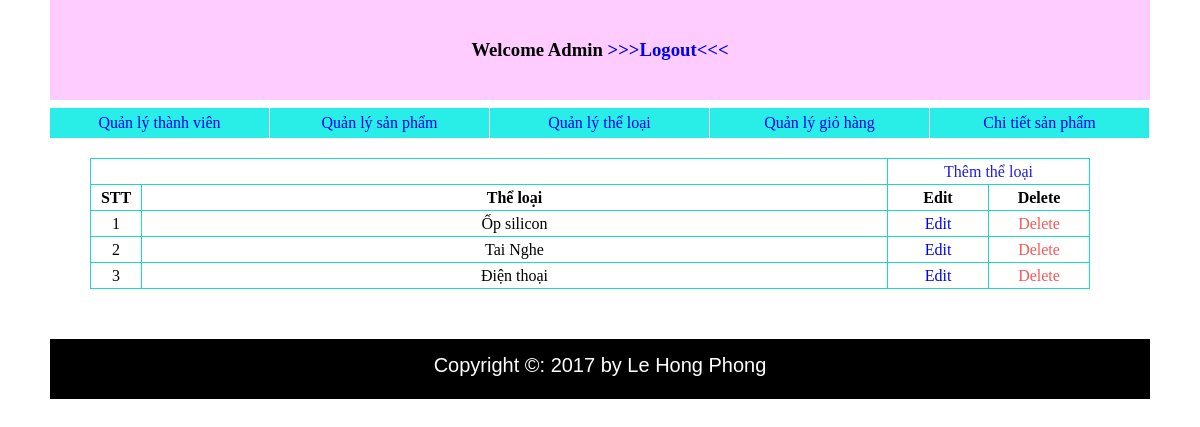
The page /Demo/admin/list_theloai.php on the database its author committed.
### tables this page shows
CREATE TABLE `category` (
  `cate_id` int(10) UNSIGNED NOT NULL,
  `cate_title` varchar(20) NOT NULL
);

### Demo/admin/list_theloai.php (the view, shortened to what this page needs)
<?php
    require("templates/header.php");
 ?>
	<div id="wrapper">
		<table>
			<tr>
				<td colspan="2"></td>
				<td colspan="2" ><a href="add_theloai.php" style="color:#211CE4">Thêm thể loại</a></td>
			</tr>
			<tr>
				<td style="width: 50px"><b>STT</b></td>
				<td><b>Thể loại  </b></td>
				<td style="width: 100px"><b>Edit</b></td>
				<td style="width: 100px"><b>Delete</b></td>
			</tr>
		<?php
	    require("../library/config.php");
		$result = mysqli_query($conn,"select cate_id,cate_title from category");
		$dem=1;
		while ($data = mysqli_fetch_assoc($result)) {
		echo "<tr>";
		echo "<td>$dem</td>";
		echo "<td>$data[cate_title]</td>";
		echo "<td><a href='edit_theloai.php?id=$data[cate_id]'>Edit</a></td>";
		echo "<td><a href='del_theloai.php?id=$data[cate_id]' onclick='return show_confirm();' style='color:#FA5757;'> Delete</a></td>";
		echo "</tr>";
		$dem++;
	}
		?>
		</table>
	</div>
	<?php
    require("templates/footer.php");
 ?>

### Demo/admin/style.css (style rules this page uses)
* { padding: 0px; margin: 0px; }
body { width: 1100px; margin: auto; }
a { text-decoration: none; }
#wrapper table { margin-left: 40px; border-collapse: collapse; margin-top:50px; width:1000px; text-align: center; }
#wrapper table tr { border: 1px solid #1CD8C4; line-height: 25px; }
#wrapper table td { border: 1px solid #1CD8C4; }

### rows shown on the page
category: cate_title "Ốp silicon"
category: cate_title "Tai Nghe"
category: cate_title "Điện thoại"
